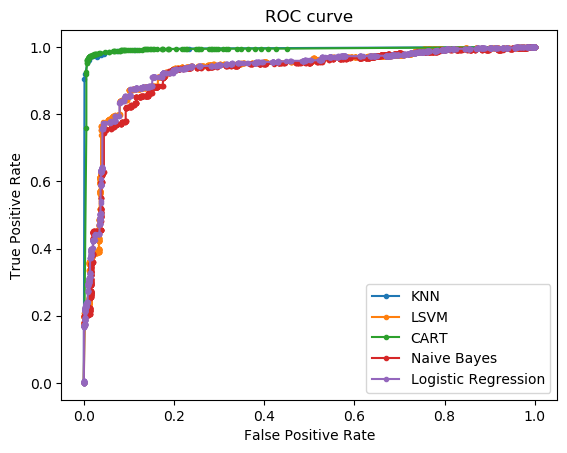

Source code (Python):
from sklearn.naive_bayes import GaussianNB
from sklearn.neighbors import KNeighborsClassifier
from sklearn.linear_model import LogisticRegression
from sklearn.svm import SVC
import pandas as pd
from sklearn import tree
from sklearn.metrics import roc_curve
from sklearn.metrics import roc_auc_score
from matplotlib import pyplot


def main():
    # read in the data and shuffle
    df = pd.read_csv('C:/Users/caire/OneDrive/Documents/forth yr semester 1/Final Year '
                     'Project/HTMLTagsIndividualArticlesNormalizedMinMax.csv', header=0, delimiter=",")
    df = df.sample(frac=1)

    # find the attributes with the highest correlation to the class
    cor = df.corr(method='pearson')
    cor_target = abs(cor["Reliability"])
    relevant_features = cor_target[cor_target > 0.3]
    print(relevant_features)
    data = df[[relevant_features.index[0], relevant_features.index[1], relevant_features.index[2],
               relevant_features.index[3], relevant_features.index[4], 'Reliability']]

    # split the data into training and test data
    train_split = int((len(data) * 2) / 3)
    training = data.values[0:train_split]
    test = data.values[train_split - 1:]

    # fit all models to the data and make predictions
    knn = KNeighborsClassifier(n_neighbors=11)
    lsvm = SVC(kernel="linear", probability=True)
    clf = tree.DecisionTreeClassifier()
    naive = GaussianNB()
    logReg = LogisticRegression()

    # calculate roc curves
    knn_fpr, knn_tpr, _ = roc_curve(test[:, 5], generate_ROC_curve_data(knn, "KNN", training, test))
    lsvm_fpr, lsvm_tpr, _ = roc_curve(test[:, 5], generate_ROC_curve_data(lsvm, "LSVM", training, test))
    clf_fpr, clf_tpr, _ = roc_curve(test[:, 5], generate_ROC_curve_data(clf, "CART", training, test))
    naive_fpr, naive_tpr, _ = roc_curve(test[:, 5], generate_ROC_curve_data(naive, "Naive Bayes", training, test))
    log_fpr, log_tpr, _ = roc_curve(test[:, 5], generate_ROC_curve_data(logReg, "Logistic Regression", training, test))

    # plot the roc curve for the model
    pyplot.plot(knn_fpr, knn_tpr, marker='.', label='KNN')
    pyplot.plot(lsvm_fpr, lsvm_tpr, marker='.', label='LSVM')
    pyplot.plot(clf_fpr, clf_tpr, marker='.', label='CART')
    pyplot.plot(naive_fpr, naive_tpr, marker='.', label='Naive Bayes')
    pyplot.plot(log_fpr, log_tpr, marker='.', label='Logistic Regression')

    # axis labels
    pyplot.title('ROC curve')
    pyplot.xlabel('False Positive Rate')
    pyplot.ylabel('True Positive Rate')
    # show the legend
    pyplot.legend()
    pyplot.savefig('ROCcurve.png', bbox_inches='tight')
    # show the plot
    pyplot.show()


def generate_ROC_curve_data(algorithm, algorithmName, training, test):
    # fit the model and make predictions
    algorithm.fit(training[:, :4], training[:, 5])
    algorithm_test_predictions = algorithm.predict_proba(test[:, :4])

    # keep probabilities for the positive outcome only
    algorithm_test_predictions = algorithm_test_predictions[:, 1]

    # calculate and print the ROC AUC scores
    algorithm_auc = roc_auc_score(test[:, 5], algorithm_test_predictions)
    print(algorithmName + ': ROC AUC=%.3f' % algorithm_auc)

    # return predictions to be plotted in the curve
    return algorithm_test_predictions


main()
